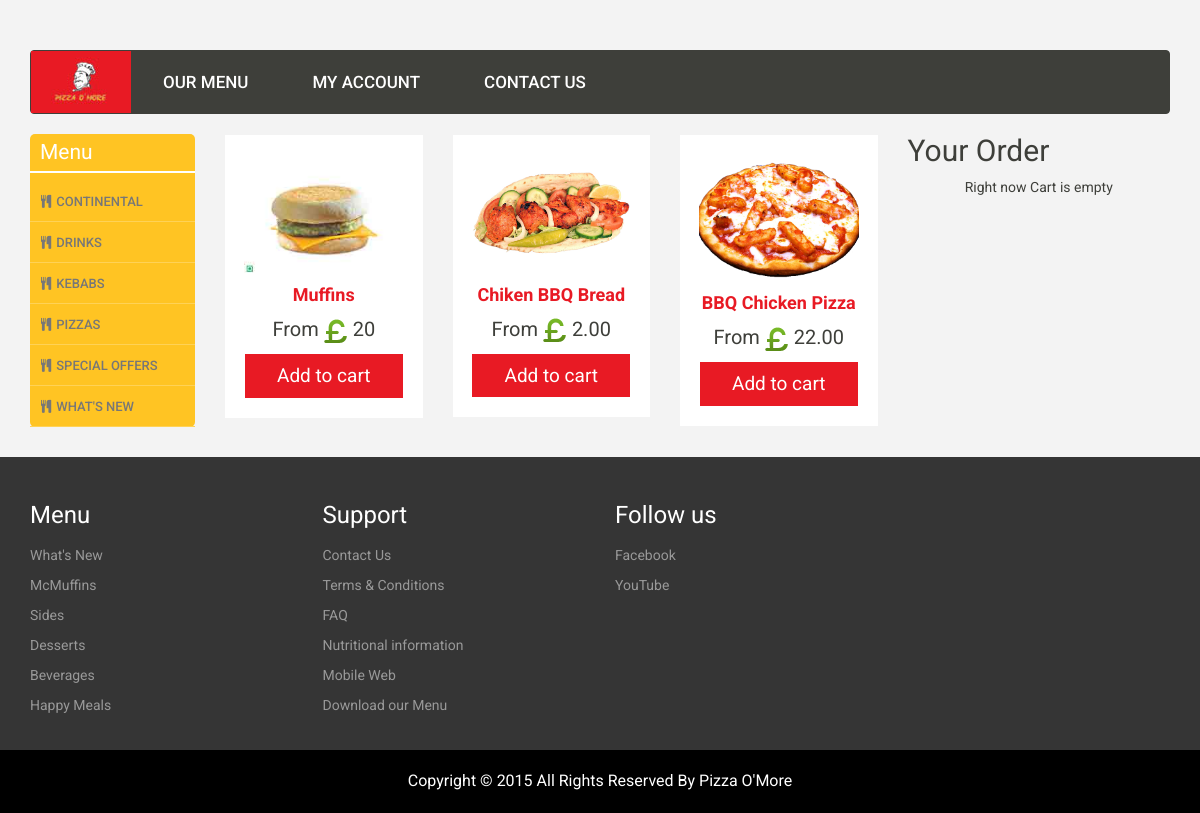
Screenshot of /our-menu.php with the database file from the repository.
### tables this page shows
CREATE TABLE IF NOT EXISTS `tbl_menu` (
  `id` int(11) NOT NULL AUTO_INCREMENT,
  `menu_name` varchar(255) NOT NULL,
  `isdisplay` tinyint(1) NOT NULL DEFAULT '1',
  PRIMARY KEY (`id`)
);

CREATE TABLE IF NOT EXISTS `tbl_product` (
  `id` int(11) NOT NULL AUTO_INCREMENT,
  `menu_id` int(11) NOT NULL,
  `prod_name` varchar(255) NOT NULL,
  `food_category` varchar(255) NOT NULL,
  `price` varchar(255) NOT NULL,
  `extra_cost` varchar(255) NOT NULL,
  `img` varchar(255) NOT NULL,
  `isdisplay` tinyint(1) NOT NULL DEFAULT '1',
  PRIMARY KEY (`id`)
);

### our-menu.php (the view, shortened to what this page needs)
<?php require('dbconfig.php'); ?>
<?php require 'header.php'; ?>
<?php $return_url = base64_encode($url="http://".$_SERVER['HTTP_HOST'].$_SERVER['REQUEST_URI']); ?>
	<div class="row">
		<div class="col-md-2">
			<div class="yellow_menu">
				<h3><a href='our-menu.php'>Menu</a></h3>
				<ul class="nav nav-pills nav-stacked">
					<?php
						$qre1 = mysql_query("SELECT * FROM tbl_menu WHERE isdisplay=1 ORDER BY menu_name ASC");
						while($res1 = mysql_fetch_array($qre1)) {
							echo '<li><a href="our-menu.php?category='.$res1['id'].'"><i class="fa fa-cutlery"></i>'.$res1['menu_name'].'</a></li>';
						}
					?>
				</ul>
			</div>
		</div>
		<div class="col-md-7">
			<div class="row">
				<?php
					if(isset($_GET['category'])){
						$qre = mysql_query("SELECT * FROM tbl_product WHERE isdisplay=1 and menu_id='".$_GET['category']."' ORDER BY id");
					}else{
						$qre = mysql_query("SELECT * FROM tbl_product WHERE isdisplay=1 ORDER BY id");
					}
					while($res = mysql_fetch_array($qre)) {
				?>
				<div class="col-md-4">
					<div class="product_block">
						<img src="admin/product_images/<?php echo $res['img'] ?>" alt="<?php echo $res['prod_name'] ?>" title="<?php echo $res['prod_name'] ?>" class="img-responsive">
						<h4 class="text-center" style="color:#E81A24;font-weight:bold;"><?php echo $res['prod_name'] ?></h4>
						<div class="price">From <img src="images/pound_green.png" align="absmiddle" alt="" class="pound"> <?php echo $res['price'] ?></div>
						<form action="cart_update.php" method="post">
							<button class="addToCart">Add to cart</button>
						</form>
					</div>
				</div>
				<?php
					}
				?>
			</div>
		</div>
		<div class="col-md-3">
			<h2>Your Order</h2>
				<?php
				if(isset($_SESSION['E_products'])) {
					$total = 0;
					echo '<ol>';
					foreach ($_SESSION['E_products'] as $key => $cart_item) {
				?>
				<div class="col-md-12 orderBlock">
					<h4>
						<span class="quantity"><?php echo $cart_item['qty'] ?></span>
						<?php echo $cart_item['name'] ?>
					</h4>
					<div>
						<div class="col-md-6 cart_add_sub">
							<?php
								$qre = mysql_query("SELECT * FROM tbl_product WHERE id='".$cart_item['code']."' AND isdisplay=1 ORDER BY id");
								$res = mysql_fetch_array($qre);
							?>
								<form method="post" action="cart_update.php">
									<button><i class="fa fa-plus"></i></button>
									<input type="hidden" name="prod_code" value="<?php echo $res['id'] ?>">
									<input type="hidden" name="type" value="add"/>
									<input type="hidden" name="return_url" value="<?php echo $return_url; ?>"/>
								<a href="cart_update.php?removep=<?php echo $cart_item['code'] ?>&return_url=<?php echo $return_url ?>"><i class="fa fa-minus"></i></a>
								</form>
						</div>
						<div class="col-md-6 text-right">
							<h4><img src="images/pound_green.png" width="10"/>&nbsp;<b><?php echo $cart_item['price'] ?></b></h4>
						</div>
					</div>
				</div>
			<?php } ?>
			<div class="col-md-12 orderBlock">
				<div class="col-md-6">
					<h3>Total</h3>
				</div>
				<div class="col-md-6 text-right">
					<?php
						$subtotal = ($cart_item['price']*$cart_item['qty']);
						$total = ($total+$subtotal);
					?>
					<h3><img src="images/pound_green.png" width="10"/> <?php echo number_format($total, 2); ?></h3>
				</div>
			</div>
			<?php
				} else {
					echo "<center>Right now Cart is empty</center>";
				}
			?>
		</div>
	</div>
<?php require 'footer.php'; ?>

### header.php (shortened to what this page needs)
<!DOCTYPE html>
<html lang="en">
  <head>
    <link href="css/bootstrap.css" rel="stylesheet">
    <link rel="stylesheet" href="css/font-awesome.min.css">
    <link href="css/style.css" rel="stylesheet">
  </head>
  <body>
    <div class="container">
<nav class="navbar navbar-default topmenu">
  <div class="container-fluid">
    <div class="navbar-header">
      <a class="navbar-brand" href="index.php"><img src="images/smalllogo.jpg"></a>
    </div>
    <div class="collapse navbar-collapse" id="bs-example-navbar-collapse-1">
      <ul class="nav navbar-nav">
        <li><a href="our-menu.php">Our Menu</a></li>
        <li><a href="#myModal" data-toggle="modal" data-target="#myModal">My Account</a></li>
        <li><a href="contact-us.php">Contact Us</a></li>
      </ul>
    </div>
  </div>
</nav>

### footer.php (shortened to what this page needs)
      </div>
    <div class="footer">
      <div class="container">
        <div class="row">
          <div class="col-md-3">
            <h3>Menu</h3>
            <ul class="list-unstyled">
              <li class="menu-item">
                <a class="menu-item-target" href="#">What's New</a>
              </li>
              <li class="menu-item">
                <a class="menu-item-target" href="#">McMuffins</a>
              </li>
              <li class="menu-item">
                <a class="menu-item-target" href="#">Sides</a>
              </li>
              <li class="menu-item">
                <a class="menu-item-target" href="#">Desserts</a>
              </li>
              <li class="menu-item">
                <a class="menu-item-target" href="#">Beverages</a>
              </li>
              <li class="menu-item">
                <a class="menu-item-target" href="#">Happy Meals</a>
              </li>
            </ul>
          </div>
          <div class="col-md-3">
            <h3>Support</h3>
            <ul class="list-unstyled">
              <li class="menu-item">
                <a class="menu-item-target" href="#" target="_blank">Contact Us</a>
              </li>
              <li class="menu-item">
                <a class="menu-item-target" href="#" target="_blank">Terms &amp; Conditions</a>
              </li>
              <li class="menu-item">
                <a class="menu-item-target" href="#" target="_self">FAQ</a>
              </li>
              <li class="menu-item">
                <a class="menu-item-target" href="#" target="_blank">Nutritional information</a>
              </li>
              <li class="menu-item">
                <a class="menu-item-target" href="#" target="_self">Mobile Web</a>
              </li>
              <li class="menu-item">
                <a class="menu-item-target" href="#" target="_blank">Download our Menu</a>
              </li>
            </ul>
          </div>
          <div class="col-md-3">
            <h3>Follow us</h3>
            <ul class="list-unstyled">
                <li class="menu-item">
                  <a class="menu-item-target footer-icon fb" href="#" target="_blank">Facebook</a>
                </li>
                <li class="menu-item">
                  <a class="menu-item-target footer-icon yt" href="#" target="_blank">YouTube</a>
                </li>
              </ul>
          </div>
        </div>
      </div>
    </div>
  <div class="copy">
    <div class="container">
      <div class="row">
          <div class="text-center text-ucase">Copyright © 2015 All Rights Reserved By Pizza O'More</div>
        </div>
    </div>
  </div>
  </body>
</html>

### css/style.css (style rules this page uses)
body { background: #F3F3F3; }
.navbar-brand { padding: 0; background: #E81A24; height: 62px; width: 100px; text-align: center; line-height: 62px; display: block; }
.navbar-brand img { width: 60px; margin: 6px auto; }
.topmenu { margin-top: 50px; }
.navbar-default .navbar-nav>li>a { color:white; }
.footer { background-color: #353535; margin-top: 30px; padding: 25px 0; }
.footer h3 { color: white; margin-bottom: 17px; }
.footer a { color: #999; }
.footer li { margin-bottom: 10px; }
.copy { background-color: black; color: white; padding: 20px 0; font-size: 16px; }
.yellow_menu { background-color: #FFC423; border-radius: 5px; }
.yellow_menu h3 a { color: white; padding: 10px 15px; font-size: 21px; display: block; border-bottom: 2px solid; text-decoration: none; }
.yellow_menu a { color: #777; font-size: 13px; border-bottom: 1px solid #efaf00; padding: 7px 10px!important; }
.yellow_menu i { margin-right: 5px; }
.yellow_menu ul { margin: 0; }
.yellow_menu li { border-bottom: 1px solid #ffd256; }
.product_block { background-color: white; text-align: center; padding: 20px 0; margin-top: 21px; }
.product_block img { width: 160px; max-height: 150px; margin: auto; }
img.pound { width: 24px; }
.product_block .price { font-size: 20px; }
.addToCart { background-color: #E81A24; color: white; padding: 8px; display: block; font-size: 19px; width: 80%; margin: 11px auto; margin-bottom: 0; border: 0; cursor: pointer; }

### rows the page displays
tbl_menu: menu_name "CONTINENTAL"
tbl_menu: menu_name "DRINKS"
tbl_menu: menu_name "KEBABS"
tbl_menu: menu_name "PIZZAS"
tbl_menu: menu_name "SPECIAL OFFERS"
tbl_menu: menu_name "WHAT'S NEW"
tbl_product: img (picture), prod_name "Muffins", price "20"
tbl_product: img (picture), prod_name "Chiken BBQ Bread", price "2.00"
tbl_product: img (picture), prod_name "BBQ Chicken Pizza", price "22.00"
